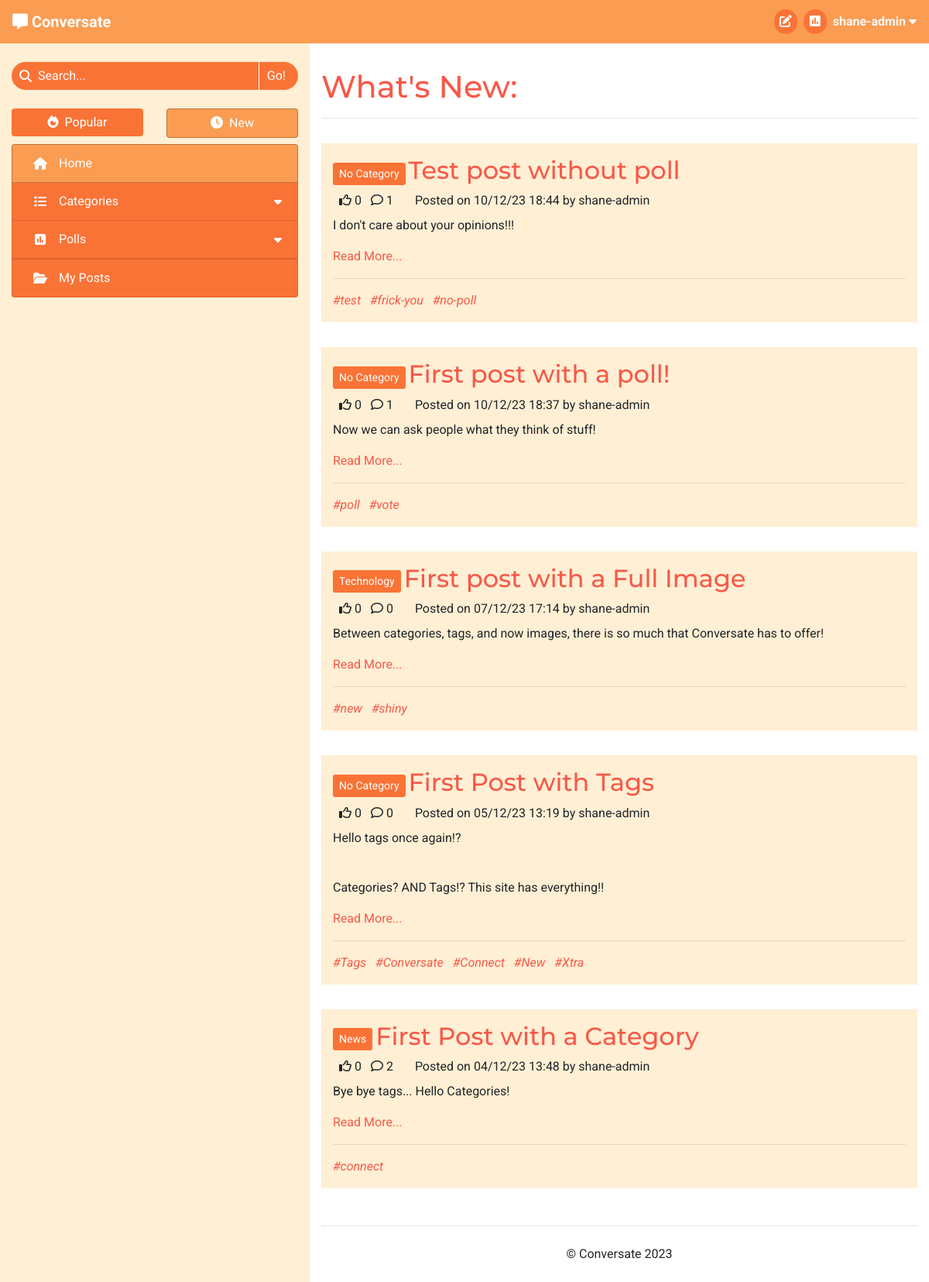
The app's page / (signed in) with its own data.
### forum/models.py (models this page shows, shortened)
class Post(models.Model):
    title = models.CharField(max_length=100)
    slug = models.SlugField(max_length=100, unique=True)
    category = models.ForeignKey(Category, on_delete=models.CASCADE,
                                 related_name='tagged_posts')
    image = CloudinaryField('image', blank=True)
    image_position = models.IntegerField(blank=True, null=True)
    posted_by = models.ForeignKey(User, on_delete=models.CASCADE,
                                  related_name='added_posts')
    posted_on = models.DateTimeField(auto_now_add=True)
    content = models.TextField()
    tags = models.CharField(max_length=200, blank=True)
    edited = models.BooleanField(default=False)
    likes = models.ManyToManyField(User, related_name='post_likes', blank=True)
    approved = models.BooleanField(default=False)
    class Meta:
        ordering = ['-posted_on']
    def number_of_likes(self):
        return self.likes.count()
    def number_of_comments(self):
        return self.comments.count()
    def tag_list(self):
        tags_separate = self.tags.split('#')
        tags_separate.pop(0)
        return tags_separate

class Category(models.Model):
    name = models.CharField(max_length=30, unique=True)
    slug = models.SlugField(max_length=30, unique=True)
    icon = models.CharField(max_length=30, default="fa-tag")
    def __str__(self):
        return self.name
    def number_of_posts(self):
        return self.tagged_posts.count()

### forum/views.py (the view)
# urls.py: path('', views.ListPosts.as_view(), name='home'),
class ListPosts(View):
    def get(self, request):
        if not request.user.is_authenticated:
            return redirect('/accounts/login')
        posts = Post.objects.all()
        context = get_post_list_context(request, posts)
        user_profile = get_profile(request.user)
        if user_profile.sort_by_new:
            context['heading'] = "What's New"
        else:
            context['heading'] = "What's Trending"
        context['selected_tab'] = 'Home'
        return render(
            request,
            'post_list.html',
            context,
        )

### forum/core/categories.py (called while the page is built)
def get_top_categories(limit=CATEGORY_COLLAPSIBLE_LIMIT):
    categories = list(Category.objects
                      .annotate(num_posts=Count('tagged_posts'))
                      .filter(num_posts__gt=0)
                      .order_by('-num_posts'))
    num_categories = len(categories)
    category_none = Category.objects.get(slug='none')
    if category_none in categories:
        categories.remove(category_none)
    return {
        'num_categories': num_categories,
        'top_categories': categories[:limit],
        'has_more_categories': (len(categories) > limit)
    }

### forum/core/content.py (called while the page is built)
def get_base_context(request):
    context = get_top_categories()
    context['disable_sort'] = True
    return context

def get_post_list_context(request, post_list):
    context = get_base_context(request)
    user_profile = get_profile(request.user)
    sort_by_new = user_profile.sort_by_new
    posts_sorted = sort_posts(post_list, sort_by_new)
    context.update(get_paginated_items(request, posts_sorted, POSTS_PER_PAGE))
    context['disable_sort'] = False
    return context

def get_profile(user_object):
    profile = list(Profile.objects.filter(user=user_object))
    if len(profile) > 0:
        return profile[0]
    else:
        new_profile = Profile.objects.create(
            user=user_object,
            sort_by_new=False
        )
        return new_profile

def sort_posts(post_list, by_new):
    if by_new:
        return post_list.order_by('-posted_on')
    else:
        return post_list.annotate(num_likes=Count('likes')) \
                        .order_by('-num_likes')

### forum/core/pagination.py (called while the page is built)
def get_paginated_items(request, object_list, items_per_page):
    p = Paginator(object_list, items_per_page)
    page = request.GET.get('page')
    current_items = p.get_page(page)
    pagination_context = {
        'item_list': current_items,
        'page': page
    }
    if page is None:
        page = 1
    if p.num_pages > NUM_PAGES:
        pagination_context.update(get_page_range(
            int(page),
            p.num_pages
        ))
    else:
        pagination_context['page_range'] = p.page_range
    return pagination_context

### templates/post_list.html (shortened to what this page needs)
{% extends "base.html" %}
{% block content %}
<h1>{{ heading }}:</h1>
<hr>
{% for post in item_list %}
    <div class="row post">
        <div class="post-title col-12">
            <a href="{% url 'categories' post.category.slug %}" class="btn btn-sm category align-middle">{{ post.category }}</a>
            <a href="{% url 'view_post' post.slug %}" class="anchor-no-style">
                <h2 class="d-inline-block align-middle">{{ post.title }}</h2>
            </a>
        </div>
        <div class="col-12">
            {% if user in post.likes.all %}
                <i class="fa-solid fa-thumbs-up ml-2"></i>
            {% else %}
                <i class="fa-regular fa-thumbs-up ml-2"></i>
            {% endif %}
            {{ post.number_of_likes }}
            <i class="fa-regular fa-comment ml-2"></i>
            {{ post.number_of_comments }}
            <p class="d-inline ml-4">Posted on {{ post.posted_on|date:"d/m/y G:i" }} by {{ post.posted_by }}</p>
        </div>
        <div class="col-12">
            <div class="mt-2">{{ post.content|safe }}</div>
            <a href="{% url 'view_post' post.slug %}">Read More...</a>
        </div>
        {% if post.tags %}
            <div class="col-12">
                <hr>
                {% for tag in post.tag_list %}
                    <a class="tag-list-item mr-2 anchor-no-style" href="{% url 'search_tag' tag %}">
                        <em>#{{ tag }}</em>
                    </a>
                {% endfor %}
            </div>
        {% endif %}
    </div>
{% endfor %}
{% endblock content %}

### templates/base.html (shortened to what this page needs)
{% load static %}
<!DOCTYPE html>
<html lang="en">
<head>
    <link rel="stylesheet" href="https://cdn.jsdelivr.net/npm/bootstrap@4.6.2/dist/css/bootstrap.min.css"
>
    <link rel="stylesheet" href="{% static 'css/style.css' %}" type="text/css">
</head>
<body id="main-page">
    <header class="navbar navbar-expand-sm navbar-dark">
        <div>
            <a class="navbar-brand" href="{% url 'home' %}" aria-label="Go to the home page">
                <i class="fa-solid fa-message"></i>
                <strong>Conversate</strong>
            </a>
        </div>
            <ul class="nav justify-content-end">
                {% if user.is_authenticated %}
                    <li class="nav mr-3 mr-md-2">
                        <a class="nav-icon" href="{% url 'new_post' %}">
                            <i class="fa-solid fa-pen-to-square"></i>
                        </a>
                    </li>
                    <li class="nav mr-3 mr-md-2">
                        <a class="nav-icon" href="{% url 'new_poll' %}">
                            <i class="fa-solid fa-square-poll-vertical"></i>
                        </a>
                    </li>
                    <li class="nav dropdown center-to-container">
                        <span class="text-light d-none d-md-inline" data-toggle="dropdown" role="button"
                            aria-expanded="false" aria-label="User Information">
                            <strong>{{ user.username }}
                                <i class="fa-solid fa-caret-down"></i>
                            </strong>
                        </span>
                    </li>
                {% else %}
                    <li class="nav">
                        <a href="{% url 'account_login' %}" class="btn">Log In</a>
                    </li>
                {% endif %}
            </ul>
        </header>
    <div>
        <div class="container-fluid">
            <div class="row">
                <nav class="d-none d-md-block col-4" >
                    <form action="{% url 'search_post' %}" method="GET" autocomplete="off">
                        <div class="search-bar mt-4" role="button" data-toggle="popover"
                            data-placement="bottom">
                            <div class="center-to-container">
                                <i class="fa-solid fa-magnifying-glass"></i>
                            </div>
                            <input type="text" id="search-input" name="search_query"
                                {% if search_result %} value="{{ search_result }}"{% endif %} placeholder="Search..." required>
                            <input type="submit" class="side-nav-btn" value="Go!">
                        </div>
                    </form>
                    <div class="container-fluid px-0 mt-4 mb-2">
                        <div class="row">
                            {% with request.path|add:"?"|add:request.GET.urlencode as current_path %}
                            <div class="col-6">
                                {% if disable_sort %}
                                    <div>
                                {% elif request.GET.urlencode %}
                                    <a href="{% url 'sort_posts' 0 current_path %}" class="anchor-no-style">
                                {% else %}
                                    <a href="{% url 'sort_posts' 0 request.path %}" class="anchor-no-style">
                                {% endif %}
                                    <div class="btn btn-block side-nav-btn
                                        {% if disable_sort %} disabled{% elif not user.profile.sort_by_new %} active{% endif %}">
                                        <i class="fa-solid fa-fire mr-lg-1"></i>
                                        Popular
                                    </div>
                                {% if disable_sort %}
                                    </div>
                                {% else %}
                                    </a>
                                {% endif %}
                            </div>
                            <div class="col-6">
                                {% if disable_sort %}
                                    <div>
                                {% elif request.GET.urlencode %}
                                    <a href="{% url 'sort_posts' 1 current_path %}" class="anchor-no-style">
                                {% else %}
                                    <a href="{% url 'sort_posts' 1 request.path %}" class="anchor-no-style">
                                {% endif %}
                                    <div class="btn btn-block side-nav-btn
                                        {% if disable_sort %} disabled{% elif user.profile.sort_by_new %} active{% endif %}">
                                        <i class="fa-solid fa-clock mr-lg-1"></i>
                                        New
                                    </div>
                                {% if disable_sort %}
                                    </div>
                                {% else %}
                                    </a>
                                {% endif %}
                            </div>
                            {% endwith %}
                        </div>
                    </div>
                    <div class="list-group side-nav accordion" id="side-nav-list">
                        <a class="list-group-item list-group-item-action side-nav-btn
                            {% if selected_tab == 'Home' %} active{% endif %}" href="{% url 'home' %}">
                            <i class="fa-solid fa-house center-to-container"></i>
                            <span class="d-inline-block ml-lg-2">Home</span>
                        </a>
                        <a id="category-collapse" class="list-group-item list-group-item-action side-nav-btn clickable
                            {% if 'Categories' in selected_tab %} active{% endif %}" data-toggle="collapse"
                            href="#side-nav-categories" role="button" aria-expanded="false" aria-controls="side-nav-categories">
                            <i class="fa-solid fa-list center-to-container"></i>
                            <div class="ml-lg-2">Categories</div>
                            <i class="fa-solid fa-caret-down center-to-container"></i>
                        </a>
                        <a id="poll-list-collapse" class="list-group-item list-group-item-action side-nav-btn clickable
                            {% if 'Polls' in selected_tab %} active{% endif %}" data-toggle="collapse"
                            href="#side-nav-polls" role="button" aria-expanded="false" aria-controls="side-nav-polls">
                            <i class="fa-solid fa-square-poll-vertical center-to-container"></i>
                            <div class="ml-lg-2">Polls</div>
                            <i class="fa-solid fa-caret-down center-to-container"></i>
                        </a>
                        <a class="list-group-item list-group-item-action side-nav-btn clickable"
                            href="{% url 'my_posts' %}">
                            <i class="fa-solid fa-folder-open center-to-container"></i>
                            <span class="d-inline-block ml-lg-2">My Posts</span>
                        </a>
                    </div>
                </nav>
                <div id="main-content" class="col col-md-8">
                    <section>
                        {% block content %}
                        {% endblock content %}
                    </section>
                    <footer>
                        <hr>
                        <p class="text-center my-4">&copy; Conversate 2023</p>
                    </footer>
                </div>
            </div>
        </div>
    </div>
</body>
</html>

### static/css/style.css (style rules this page uses)
* { font-family: 'Roboto', sans-serif; }
h1, h2, h3 { font-family: 'Montserrat', sans-serif; }
.clickable { cursor: pointer; }
.anchor-no-style, .anchor-no-style:hover { text-decoration: none; }
a, h1, h2, h3 { color: #f75949; }
.btn { background-color: #f75949; border: none; color: white; }
.center-to-container { display: flex; align-items: center; justify-content: center; }
.navbar { background-color: #FA9C52; display: grid; grid-template-columns: 1fr 1fr; grid-template-rows: 1fr; }
.nav-icon { color: white; background-color: #FA7336; border: none; border-radius: 32px; width: 30px; padding: 4px; text-align: center; }
.side-nav-btn, .side-nav-btn:focus { color: white; background-color: #FA7336; transition: color .15s ease-in-out, background-color .15s ease-in-out, border-color .15s ease-in-out, box-shadow .15s ease-in-out; }
.list-group-item-action { display: grid; grid-template-columns: 32px 1fr auto; grid-template-rows: 1fr; }
.side-nav-btn.active { background-color: #FA9C52; border: 1px solid rgba(0, 0, 0, 0.25); }
#category-collapse, #poll-collapse { border-bottom: none; }
.search-bar { border-radius: 32px; width: 100%; background-color: #FA7336; color: white; display: grid; grid-template-columns: auto 1fr auto; grid-template-rows: 1fr; overflow: hidden; }
.search-bar i { padding-left: 10px; }
#search-input, #search-input::placeholder { margin-left: 8px; padding: 6px 0; border: none; outline: none; display: inline-block; min-width: 0; background-color: #FA7336; color: white; }
.search-bar input[type=submit] { background: none; border: none; border-left: 1px solid white; padding: 4px 16px 4px 10px; color: white; }
#main-page { background-color: #FFEFD4; }
#main-content { background-color: white; padding-top: 32px; height: calc(100vh - 56px); overflow-y: auto; display: grid; grid-template-columns: 1fr; grid-template-rows: 1fr auto; }
.post { margin: 32px 0; padding: 16px 0; background-color: #FFEFD4; }
.category { background-color: #FA7336; color: white; }
.tag-list-item { display: inline-block; background-color: #FFEFD4; }

### records on screen
Post: category "No Category", title "Test post without poll", number_of_likes "0", number_of_comments "1", posted_on "10/12/23 18:44", posted_by "shane-admin", content "I don't care about your opinions!!!", tag_list "test" "frick-you" "no-poll"
Post: category "No Category", title "First post with a poll!", number_of_likes "0", number_of_comments "1", posted_on "10/12/23 18:37", posted_by "shane-admin", content "Now we can ask people what they think of stuff!", tag_list "poll" "vote"
Post: category "Technology", title "First post with a Full Image", number_of_likes "0", number_of_comments "0", posted_on "07/12/23 17:14", posted_by "shane-admin", content "Between categories, tags, and now images, there is so much that Conversate has to offer!", tag_list "new" "shiny"
Post: category "No Category", title "First Post with Tags", number_of_likes "0", number_of_comments "0", posted_on "05/12/23 13:19", posted_by "shane-admin", content "Hello tags once again!? Categories? AND Tags!? This site has everything!!", tag_list "Tags" "Conversate" "Connect" "New" "Xtra"
Post: category "News", title "First Post with a Category", number_of_likes "0", number_of_comments "2", posted_on "04/12/23 13:48", posted_by "shane-admin", content "Bye bye tags... Hello Categories!", tag_list "connect"

### other values on screen
{{ user.username }} "shane-admin"
{{ heading }} "What's New"
